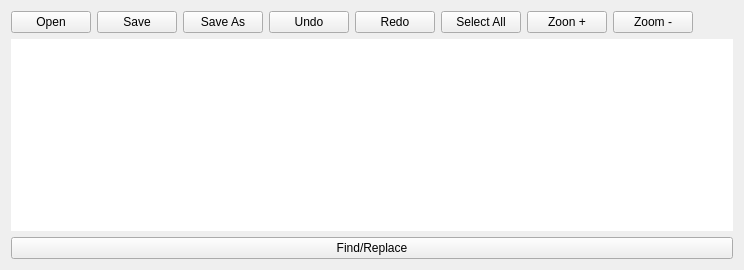
      <widget class="QWidget" name="tab_4">
       <attribute name="title">
        <string>Editor</string>
       </attribute>
       <layout class="QVBoxLayout" name="verticalLayout_14">
        <item>
         <layout class="QHBoxLayout" name="horizontalLayout_15">
          <item>
           <widget class="DialogButton" name="dialogbutton_2">
            <property name="minimumSize">
             <size>
              <width>80</width>
              <height>0</height>
             </size>
            </property>
            <property name="maximumSize">
             <size>
              <width>100</width>
              <height>16777215</height>
             </size>
            </property>
            <property name="text">
             <string>Open</string>
            </property>
            <property name="dialogName" stdset="0">
             <string>open_file</string>
            </property>
           </widget>
          </item>
          <item>
           <widget class="QPushButton" name="pushButton">
            <property name="minimumSize">
             <size>
              <width>80</width>
              <height>0</height>
             </size>
            </property>
            <property name="maximumSize">
             <size>
              <width>100</width>
              <height>16777215</height>
             </size>
            </property>
            <property name="text">
             <string>Save</string>
            </property>
           </widget>
          </item>
          <item>
           <widget class="QPushButton" name="pushButton_5">
            <property name="minimumSize">
             <size>
              <width>80</width>
              <height>0</height>
             </size>
            </property>
            <property name="maximumSize">
             <size>
              <width>100</width>
              <height>16777215</height>
             </size>
            </property>
            <property name="text">
             <string>Save As</string>
            </property>
           </widget>
          </item>
          <item>
           <widget class="QPushButton" name="pushButton_3">
            <property name="minimumSize">
             <size>
              <width>80</width>
              <height>0</height>
             </size>
            </property>
            <property name="maximumSize">
             <size>
              <width>100</width>
              <height>16777215</height>
             </size>
            </property>
            <property name="text">
             <string>Undo</string>
            </property>
           </widget>
          </item>
          <item>
           <widget class="QPushButton" name="pushButton_6">
            <property name="minimumSize">
             <size>
              <width>80</width>
              <height>0</height>
             </size>
            </property>
            <property name="maximumSize">
             <size>
              <width>100</width>
              <height>16777215</height>
             </size>
            </property>
            <property name="text">
             <string>Redo</string>
            </property>
           </widget>
          </item>
          <item>
           <widget class="QPushButton" name="pushButton_14">
            <property name="minimumSize">
             <size>
              <width>80</width>
              <height>0</height>
             </size>
            </property>
            <property name="maximumSize">
             <size>
              <width>100</width>
              <height>16777215</height>
             </size>
            </property>
            <property name="text">
             <string>Select All</string>
            </property>
           </widget>
          </item>
          <item>
           <widget class="QPushButton" name="pushButton_7">
            <property name="minimumSize">
             <size>
              <width>80</width>
              <height>0</height>
             </size>
            </property>
            <property name="maximumSize">
             <size>
              <width>100</width>
              <height>16777215</height>
             </size>
            </property>
            <property name="text">
             <string>Zoon +</string>
            </property>
           </widget>
          </item>
          <item>
           <widget class="QPushButton" name="pushButton_13">
            <property name="minimumSize">
             <size>
              <width>80</width>
              <height>0</height>
             </size>
            </property>
            <property name="maximumSize">
             <size>
              <width>100</width>
              <height>16777215</height>
             </size>
            </property>
            <property name="text">
             <string>Zoom -</string>
            </property>
           </widget>
          </item>
          <item>
           <spacer name="horizontalSpacer">
            <property name="orientation">
             <enum>Qt::Orientation::Horizontal</enum>
            </property>
            <property name="sizeHint" stdset="0">
             <size>
              <width>40</width>
              <height>20</height>
             </size>
            </property>
           </spacer>
          </item>
         </layout>
        </item>
        <item>
         <layout class="QHBoxLayout" name="horizontalLayout_12">
          <item>
           <widget class="GCodeEditor" name="gcodeEditor">
            <property name="enabled">
             <bool>true</bool>
            </property>
            <property name="font">
             <font>
              <family>Probe Basic Bebas Mono</family>
              <pointsize>13</pointsize>
              <italic>false</italic>
              <bold>false</bold>
             </font>
            </property>
            <property name="frameShape">
             <enum>QFrame::Shape::NoFrame</enum>
            </property>
            <property name="frameShadow">
             <enum>QFrame::Shadow::Plain</enum>
            </property>
            <property name="syntaxHighlightingEnabled">
             <bool>true</bool>
            </property>
            <property name="currentLineHighlightEnabled">
             <bool>true</bool>
            </property>
           </widget>
          </item>
         </layout>
        </item>
        <item>
         <widget class="QPushButton" name="find_dialog">
          <property name="text">
           <string>Find/Replace</string>
          </property>
         </widget>
        </item>
        <item>
         <layout class="QGridLayout" name="gridLayout_3"/>
        </item>
       </layout>
      </widget>
